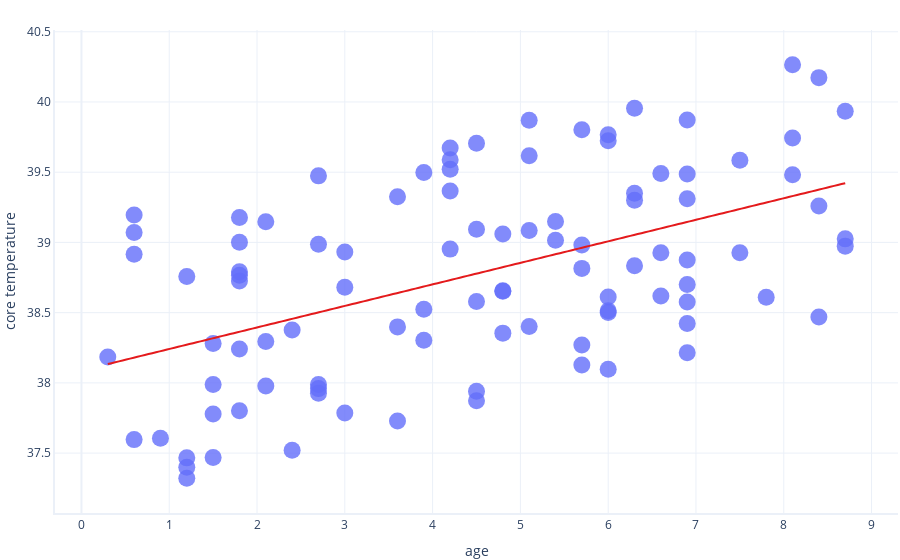

Notebook cell for this chart:
### Markdown cell above
Parece que los perros mayores tienden a tener temperaturas más altas que los jóvenes. Sin embargo, la relación es bastante "ruidosa": muchos perros de la misma edad tienen temperaturas muy diferentes.

## Regresión lineal simple
Examinemos formalmente la relación entre nuestras etiquetas y características ajustando una línea (modelo de regresión lineal simple) al conjunto de datos.

### Code cell
import statsmodels.formula.api as smf
import graphing # custom graphing code. See our GitHub repo for details

# First, we define our formula using a special syntax
# This says that core temperature is explained by age
formula = "core_temperature ~ age"

# Perform linear regression. This method takes care of
# the entire fitting procedure for us.
model = smf.ols(formula = formula, data = dataset).fit()

# Show a graph of the result
graphing.scatter_2D(dataset,    label_x="age", 
                                label_y="core_temperature",
                                trendline=lambda x: model.params[1] * x + model.params[0]
                                )
